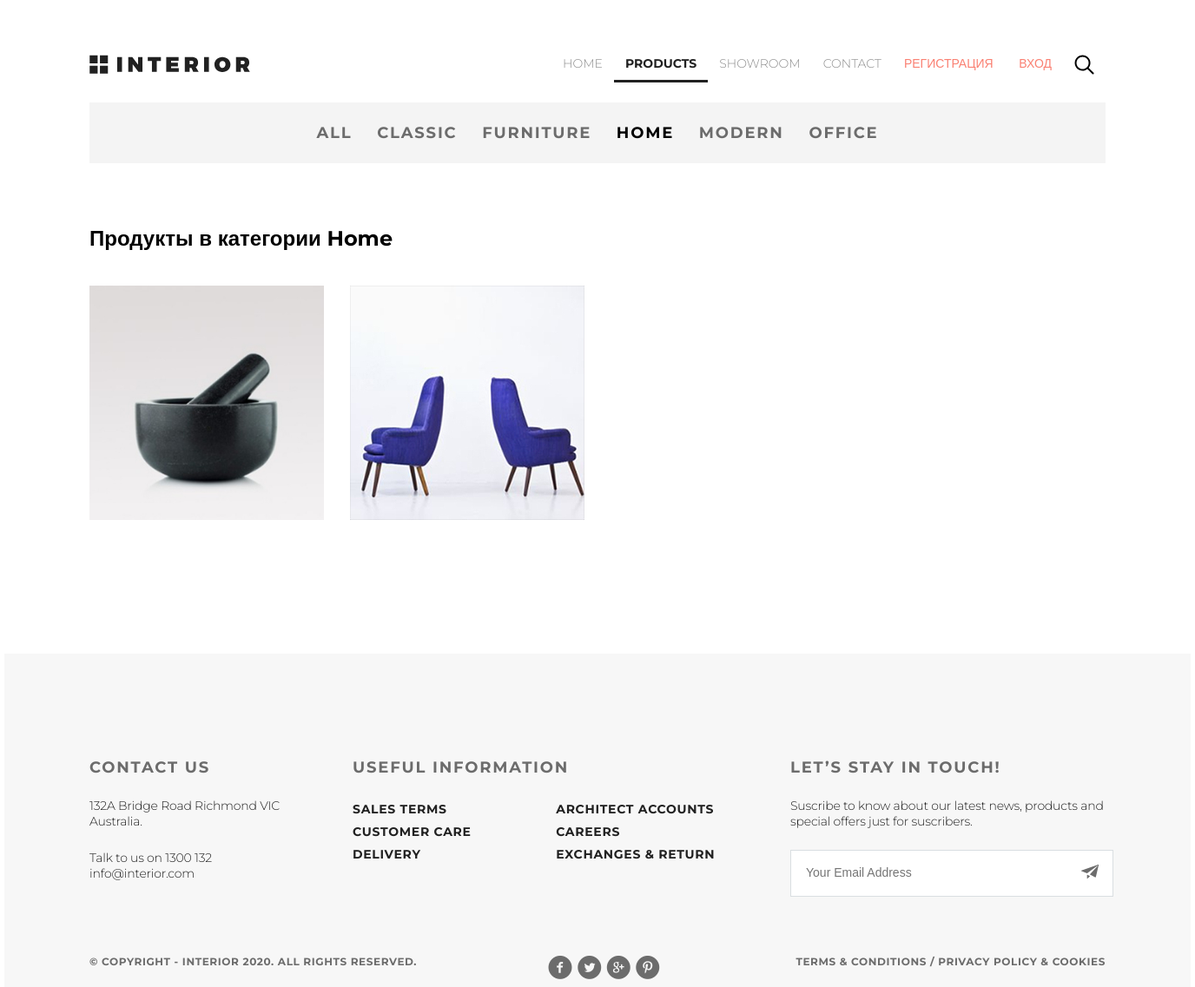
The app's page /category/26/catalog/ with its own data.
### mainapp/models.py (models this page shows, shortened)
class ProductCategory(models.Model):
    name = models.CharField(verbose_name='имя категории', max_length=128)
    description = models.TextField(verbose_name='описание категории', blank=True)
    modified_date = models.DateTimeField(
        verbose_name='дата изменения', auto_now=True)
    class Meta:
        verbose_name = 'Категория продукта'
        verbose_name_plural = 'Категории продуктов'
        ordering = ['name']

class Product(models.Model):
    category = models.ForeignKey(ProductCategory,
                                 on_delete=models.CASCADE,
                                 verbose_name='категория продукта')
    name = models.CharField('имя продукта', max_length=128)
    image = models.ImageField(upload_to='products_images', blank=True)
    short_desc = models.CharField('краткое описание продукта', max_length=64, blank=True)
    description = models.TextField('описание продукта', blank=True)
    price = models.DecimalField('цена продукта', max_digits=8, decimal_places=2, default=0)
    quantity = models.PositiveIntegerField('количество на складе', default=0)
    modified_date = models.DateTimeField(
        verbose_name='дата изменения', auto_now=True)
    class Meta:
        verbose_name = 'продукт'
        verbose_name_plural = 'продукты'
        ordering = ['name']

### mainapp/views.py (the view)
# urls.py: path('category/<int:pk>/catalog/', mainapp.catalog, name='catalog'),
def catalog(request, pk):
    if pk == 0:
        category = {'pk': 0, 'name': 'all'}
        all_products = Product.objects.all().order_by('price')
    else:
        category = get_object_or_404(ProductCategory, pk=pk)
        all_products = Product.objects.filter(category=category).order_by('price')
    context = {
        'page_title': 'Catalog',
        'links_menu': LINKS_MENU,
        'categories': get_categories(),
        'category': category,
        'products': all_products,
        'media_url': MEDIA_URL,
    }
    return render(request, 'mainapp/catalog.html', context)

### mainapp/views.py (called while the page is built)
def get_categories():
    return ProductCategory.objects.all()

### mainapp/templates/mainapp/catalog.html
{% extends 'mainapp/base.html' %}
{% load static %}
{% block container %}
    <section class="padding-site clearfix">
        {% include 'mainapp/includes/inc__main_menu.html' %}
        {% include 'mainapp/includes/inc__product_menu.html' %}
    </section>
    <section class="products padding-site clearfix">
        <h2>Продукты в категории {{ category.name|capfirst }}</h2>
        {% include 'mainapp/includes/inc__featured_new_products.html' %}
    </section>
{% endblock %}

### mainapp/templates/mainapp/includes/inc__product_menu.html (shortened to what this page needs)
<div class="dealis-links-container clearfix">
    <ul class="dealis-links">
        <li class="dealis-links-li">
            <a href="{% url 'main:catalog' pk=0 %}" class="dealis-links-a
">
                all
            </a>
        </li>
        {% for category in categories %}
            <li class="dealis-links-li">
                <a href="{% url 'main:catalog' pk=category.pk %}" class="dealis-links-a
                    {% if request.resolver_match.kwargs.pk == category.pk %}
                    product_menu_link__active
                    {% endif %}
">
                    {{ category.name }}
                </a>
            </li>
        {% endfor %}
    </ul>
</div>

### mainapp/templates/mainapp/includes/inc__featured_new_products.html (shortened to what this page needs)
{% load static %}
<ul class="products_container">
    {% for product in products %}
        <li class="products_list"><a href="{% url 'main:product_page' product.pk %}" class="products_link">
            <img src="{{ media_url }}{{ product.image }}" alt="{{ product.name }}" class="products-img">
        </a></li>
    {% endfor %}
</ul>

### static/css/style.css (style rules this page uses)
* { margin: 0; padding: 0; }
html { height: 100%; }
body { height: 100%; font-family: "Montserrat", sans-serif; }
.clearfix:after { content: ""; display: table; clear: both; }
.padding-site { padding-left: 98px; padding-right: 98px; }
.slider, .products, .exclusive, .trending { margin-bottom: 120px; }
.products_container { margin-top: 40px; }
.products_list { float: left; list-style-type: none; margin: 0 30px 30px 0; position: relative; }
.products-img { width: 270px; height: 270px; }
.dealis-links-container { background-color: #f4f4f4; padding: 24px 0; margin: 29px 0 72px 0; }
.dealis-links { width: 647px; display: flex; justify-content: space-between; margin: 0 auto; }
.dealis-links .dealis-links-li { list-style: none; display: inline-block; }
.dealis-links .dealis-links-li .dealis-links-a { text-decoration: none; color: #6c6c6c; font-size: 18px; text-transform: uppercase; letter-spacing: 1.8px; font-weight: 700; }
.product_menu_link__active { font-weight: bold !important; color: black !important; }

### records on screen
ProductCategory: name "CLASSIC"
ProductCategory: name "FURNITURE"
ProductCategory: name "HOME", name "Home"
ProductCategory: name "MODERN"
ProductCategory: name "OFFICE"
Product: image (picture)
Product: image (picture)

### other values on screen
{{ link.name|upper }} "HOME" "PRODUCTS" "SHOWROOM" "CONTACT"
